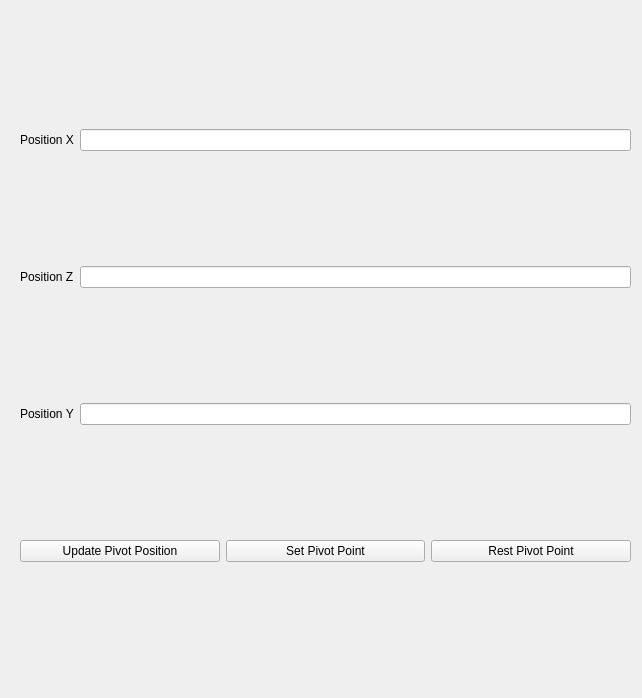
<?xml version="1.0" encoding="UTF-8"?>
<ui version="4.0">
 <class>widget</class>
 <widget class="QWidget" name="widget">
  <property name="geometry">
   <rect>
    <x>0</x>
    <y>0</y>
    <width>642</width>
    <height>698</height>
   </rect>
  </property>
  <property name="windowTitle">
   <string>Form</string>
  </property>
  <widget class="QWidget" name="verticalLayoutWidget_2">
   <property name="geometry">
    <rect>
     <x>20</x>
     <y>20</y>
     <width>611</width>
     <height>651</height>
    </rect>
   </property>
   <layout class="QVBoxLayout" name="verticalLayout_2">
    <item>
     <layout class="QHBoxLayout" name="horizontalLayout_3">
      <item>
       <widget class="QLabel" name="position_x_text">
        <property name="text">
         <string>Position X</string>
        </property>
       </widget>
      </item>
      <item>
       <widget class="QLineEdit" name="position_x_line"/>
      </item>
     </layout>
    </item>
    <item>
     <layout class="QHBoxLayout" name="horizontalLayout_4">
      <item>
       <widget class="QLabel" name="position_z_text">
        <property name="text">
         <string>Position Z</string>
        </property>
       </widget>
      </item>
      <item>
       <widget class="QLineEdit" name="position_z_line"/>
      </item>
     </layout>
    </item>
    <item>
     <layout class="QHBoxLayout" name="horizontalLayout">
      <item>
       <widget class="QLabel" name="position_y_text">
        <property name="text">
         <string>Position Y</string>
        </property>
       </widget>
      </item>
      <item>
       <widget class="QLineEdit" name="position_y_line"/>
      </item>
     </layout>
    </item>
    <item>
     <layout class="QHBoxLayout" name="horizontalLayout_5">
      <item>
       <widget class="QPushButton" name="update_pivot_position_button">
        <property name="text">
         <string>Update Pivot Position</string>
        </property>
       </widget>
      </item>
      <item>
       <widget class="QPushButton" name="set_pivot_point_button">
        <property name="text">
         <string>Set Pivot Point</string>
        </property>
       </widget>
      </item>
      <item>
       <widget class="QPushButton" name="rest_pivot_point_button">
        <property name="text">
         <string>Rest Pivot Point</string>
        </property>
       </widget>
      </item>
     </layout>
    </item>
   </layout>
  </widget>
 </widget>
 <resources/>
 <connections/>
</ui>
